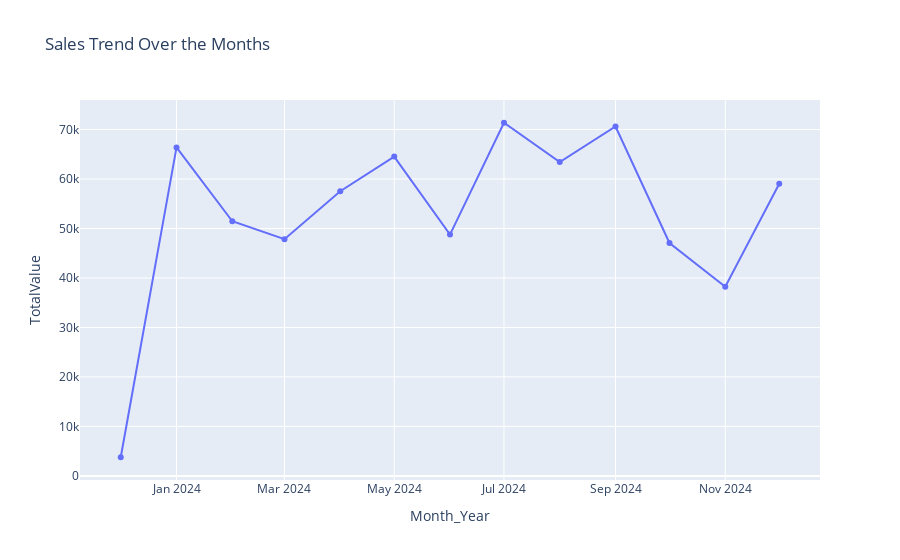

This figure's notebook cell:
### Code cell
data['Month_Year'] = pd.to_datetime(data['TransactionDate']).dt.strftime('%Y-%m')
monthly_sales = data.groupby('Month_Year')['TotalValue'].sum()
fig_sales_month = px.line(monthly_sales, x = monthly_sales.index, y = "TotalValue",
                          title = "Sales Trend Over the Months").update_traces(mode = 'lines+markers')
fig_sales_month.show()

### Figure 1 — Plotly figure (JSON) as saved in the notebook; plotly's stock layout.template omitted (floating-point values rounded to 4 significant figures)
{"data": [{"hovertemplate": "Month_Year=%{x}<br>TotalValue=%{y}<extra></extra>", "legendgroup": "", "line": {"color": "#636efa", "dash": "solid"}, "marker": {"symbol": "circle"}, "mode": "lines+markers", "name": "", "orientation": "v", "showlegend": false, "type": "scatter", "x": ["2023-12", "2024-01", "2024-02", "2024-03", "2024-04", "2024-05", "2024-06", "2024-07", "2024-08", "2024-09", "2024-10", "2024-11", "2024-12"], "xaxis": "x", "y": [3770.0, 66380.0, 51460.0, 47830.0, 57520.0, 64530.0, 48770.0, 71370.0, 63440.0, 70600.0, 47060.0, 38220.0, 59050.0], "yaxis": "y"}], "layout": {"legend": {"tracegroupgap": 0}, "title": {"text": "Sales Trend Over the Months"}, "xaxis": {"anchor": "y", "domain": [0, 1], "title": {"text": "Month_Year"}}, "yaxis": {"anchor": "x", "domain": [0, 1], "title": {"text": "TotalValue"}}}}
